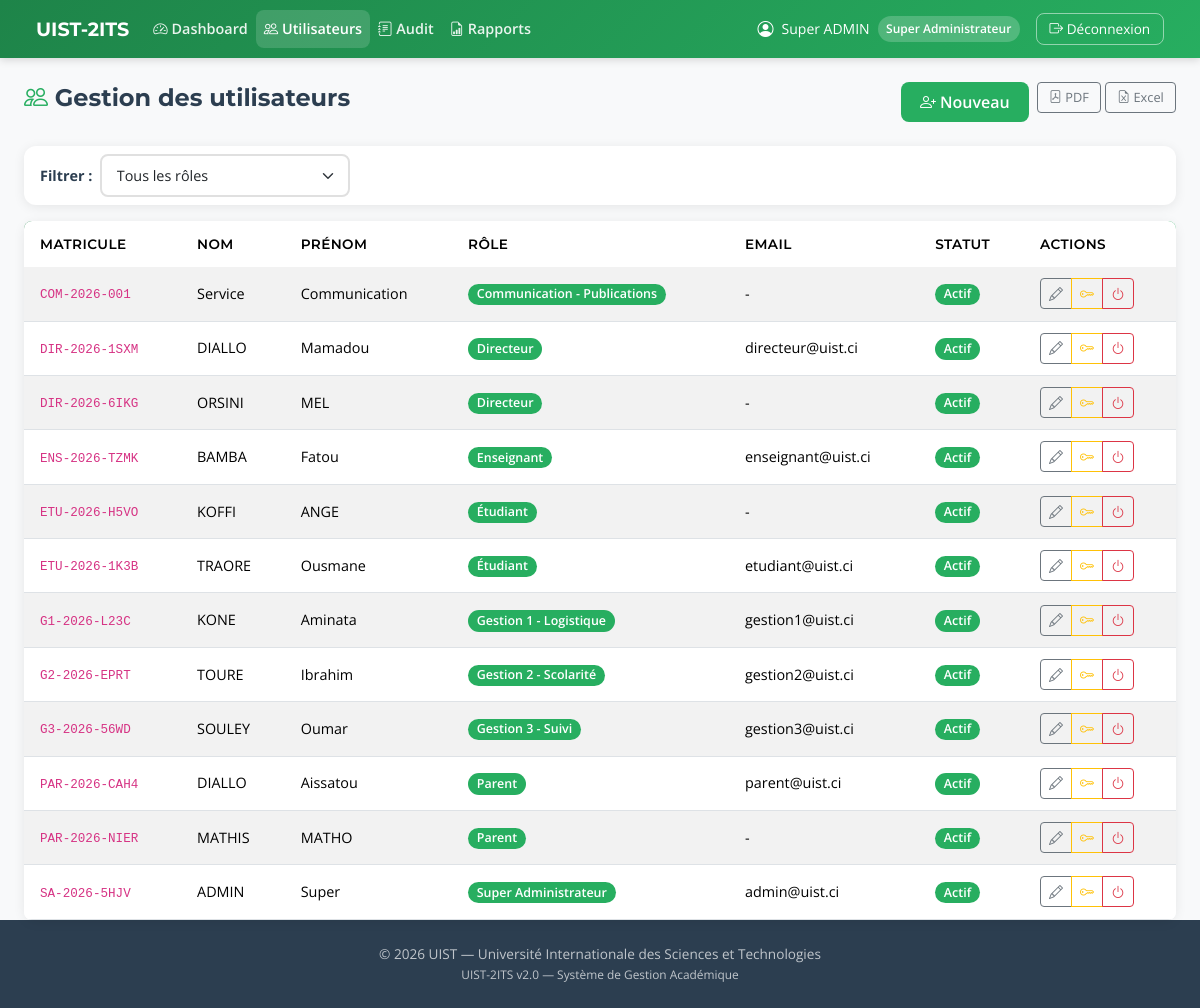
/super-admin/utilisateurs/ (signed in), run on the app's committed database.
### accounts/models.py (models this page shows, shortened)
class Utilisateur(AbstractUser):
    ROLE_CHOICES = [
        ("SUPER_ADMIN", "Super Administrateur"),
        ("DIRECTEUR", "Directeur"),
        ("GESTION_1", "Gestion 1 - Logistique"),
        ("GESTION_2", "Gestion 2 - Scolarité"),
        ("GESTION_3", "Gestion 3 - Suivi"),
        ("COMMUNICATION", "Communication - Publications"),
        ("ENSEIGNANT", "Enseignant"),
        ("ETUDIANT", "Étudiant"),
        ("PARENT", "Parent"),
    ]
    matricule = models.CharField(max_length=30, unique=True, db_index=True)
    nom = models.CharField("Nom de famille", max_length=100, default="")
    prenom = models.CharField("Prénom", max_length=100, default="")
    role = models.CharField(max_length=20, choices=ROLE_CHOICES, db_index=True)
    est_actif = models.BooleanField(default=True)
    date_creation = models.DateTimeField(auto_now_add=True)
    derniere_connexion = models.DateTimeField(null=True, blank=True)
    USERNAME_FIELD = "matricule"
    REQUIRED_FIELDS = ["nom", "prenom", "role"]
    class Meta:
        db_table = "utilisateurs"
        verbose_name = "Utilisateur"
        verbose_name_plural = "Utilisateurs"
        ordering = ["nom", "prenom"]
    @property
    def nom_complet(self):
        return f"{self.prenom} {self.nom}"

### super_admin/views.py (the view, shortened to what this page needs)
# urls.py: path("utilisateurs/", views.liste_utilisateurs, name="utilisateurs"),
@login_required
@role_requis("SUPER_ADMIN")
def liste_utilisateurs(request):
    role_filtre = request.GET.get("role", "")
    query = Utilisateur.objects.all()
    if role_filtre:
        query = query.filter(role=role_filtre)
    format_export = request.GET.get("export", "")
    roles = Utilisateur.ROLE_CHOICES
    return render(request, "super_admin/utilisateurs.html", {
        "utilisateurs": query.order_by("role", "nom"),
        "roles": roles,
        "role_filtre": role_filtre,
    })

### templates/super_admin/utilisateurs.html (shortened to what this page needs)
{% extends "base.html" %}
{% block nav_links %}
<li class="nav-item"><a class="nav-link" href="{% url 'super_admin:dashboard' %}"><i class="bi bi-speedometer2"></i> Dashboard</a></li>
<li class="nav-item"><a class="nav-link active" href="{% url 'super_admin:utilisateurs' %}"><i class="bi bi-people"></i> Utilisateurs</a></li>
<li class="nav-item"><a class="nav-link" href="{% url 'super_admin:audit' %}"><i class="bi bi-journal-text"></i> Audit</a></li>
<li class="nav-item"><a class="nav-link" href="{% url 'super_admin:rapports' %}"><i class="bi bi-file-earmark-bar-graph"></i> Rapports</a></li>
{% endblock %}
{% block content %}
<div class="d-flex justify-content-between align-items-center mb-4">
    <h4><i class="bi bi-people text-vert"></i> Gestion des utilisateurs</h4>
    <div class="d-flex gap-2">
        <a href="{% url 'super_admin:nouvel_utilisateur' %}" class="btn btn-vert"><i class="bi bi-person-plus"></i> Nouveau</a>
        <div class="export-btns">
            <a href="?role={{ role_filtre }}&export=pdf" class="btn btn-outline-secondary btn-sm"><i class="bi bi-file-pdf"></i> PDF</a>
            <a href="?role={{ role_filtre }}&export=excel" class="btn btn-outline-secondary btn-sm"><i class="bi bi-file-earmark-excel"></i> Excel</a>
        </div>
    </div>
</div>
<div class="card mb-3">
    <div class="card-body py-2">
        <form method="GET" class="d-flex gap-2 align-items-center">
            <label class="form-label mb-0 fw-bold small">Filtrer :</label>
            <select name="role" class="form-select form-select-sm" style="max-width:250px;" onchange="this.form.submit()">
                <option value="">Tous les rôles</option>
            </select>
        </form>
    </div>
</div>
<div class="card">
    <div class="card-body p-0">
        <table class="table table-striped mb-0">
            <thead><tr><th>Matricule</th><th>Nom</th><th>Prénom</th><th>Rôle</th><th>Email</th><th>Statut</th><th>Actions</th></tr></thead>
            <tbody>
                {% for u in utilisateurs %}
                <tr>
                    <td><code>{{ u.matricule }}</code></td>
                    <td>{{ u.nom }}</td>
                    <td>{{ u.prenom }}</td>
                    <td><span class="badge badge-vert">{{ u.get_role_display }}</span></td>
                    <td>{{ u.email|default:"-" }}</td>
                    <td>
                        {% if u.est_actif %}<span class="badge badge-vert">Actif</span>{% else %}<span class="badge badge-danger">Inactif</span>{% endif %}
                    </td>
                    <td>
                        <div class="btn-group btn-group-sm">
                            <a href="{% url 'super_admin:modifier_utilisateur' u.pk %}" class="btn btn-outline-secondary" title="Modifier"><i class="bi bi-pencil"></i></a>
                            <a href="{% url 'super_admin:reinitialiser_mdp' u.pk %}" class="btn btn-outline-warning" title="Réinitialiser MDP" onclick="return confirm('Réinitialiser le mot de passe ?')"><i class="bi bi-key"></i></a>
                            <a href="{% url 'super_admin:desactiver_utilisateur' u.pk %}" class="btn btn-outline-danger" title="{% if u.est_actif %}Désactiver{% else %}Réactiver{% endif %}"><i class="bi bi-power"></i></a>
                        </div>
                    </td>
                </tr>
                {% empty %}
                <tr><td colspan="7" class="text-center text-muted py-3">Aucun utilisateur trouvé</td></tr>
                {% endfor %}
            </tbody>
        </table>
    </div>
</div>
{% endblock %}

### templates/base.html (shortened to what this page needs)
{% load static %}
<!DOCTYPE html>
<html lang="fr">
<head>
    <link href="https://cdn.jsdelivr.net/npm/bootstrap@5.3.2/dist/css/bootstrap.min.css" rel="stylesheet">
    <link rel="stylesheet" href="https://cdn.jsdelivr.net/npm/bootstrap-icons@1.11.1/font/bootstrap-icons.css">
    <link rel="stylesheet" href="{% static 'css/style.css' %}">
</head>
<body>
    {% if user.is_authenticated %}
    <nav class="navbar navbar-expand-lg navbar-dark navbar-uist">
        <div class="container-fluid">
            <a class="navbar-brand d-flex align-items-center" href="/">
                <span>UIST-2ITS</span>
            </a>
            <div class="collapse navbar-collapse" id="navMain">
                <ul class="navbar-nav me-auto">
                    {% block nav_links %}{% endblock %}
                </ul>
                <div class="d-flex align-items-center gap-2">
                    <i class="bi bi-person-circle text-white"></i>
                    <span class="text-white small">{{ user.nom_complet }}</span>
                    <span class="badge-role">{{ user.get_role_display }}</span>
                    <a href="{% url 'accounts:logout' %}" class="btn-deconnexion ms-2">
                        <i class="bi bi-box-arrow-right"></i> Déconnexion
                    </a>
                </div>
            </div>
        </div>
    </nav>
    {% endif %}
    <main class="{% if user.is_authenticated %}container-fluid mt-4 px-4{% endif %}">
        {% block content %}{% endblock %}
    </main>
    <footer class="footer-uist text-center">
        <p class="mb-0">&copy; 2026 UIST — Université Internationale des Sciences et Technologies</p>
        <small>UIST-2ITS v2.0 — Système de Gestion Académique</small>
    </footer>
</body>
</html>

### static/css/style.css (style rules this page uses)
:root { --vert-primaire: #27AE60; --vert-fonce: #1E8449; --vert-clair: #E8F5E9; --vert-accent: #2ECC71; --texte-fonce: #2C3E50; --texte-secondaire: #7F8C8D; --blanc: #FFFFFF; --bg-clair: #F8F9FA; --bg-section: #F1F8E9; --succes: #27AE60; --danger: #E74C3C; --warning: #F39C12; --info: #3498DB; --border: #E0E0E0; --shadow: 0 2px 12px rgba(0, 0, 0, 0.08); --shadow-hover: 0 8px 24px rgba(0, 0, 0, 0.12); --radius: 0.75rem; --radius-sm: 0.5rem; --font-titres: 'Montserrat', sans-serif; --font-corps: 'Open Sans', sans-serif; }
*, *::before, *::after { box-sizing: border-box; }
body { font-family: var(--font-corps); color: var(--texte-fonce); background: var(--bg-clair); min-height: 100vh; display: flex; flex-direction: column; margin: 0; }
main { flex: 1; }
h1, h2, h3, h4, h5, h6 { font-family: var(--font-titres); font-weight: 700; color: var(--texte-fonce); }
a { color: var(--vert-primaire); text-decoration: none; }
.navbar-uist { background: linear-gradient(135deg, var(--vert-fonce) 0%, var(--vert-primaire) 100%); padding: 0.6rem 1.5rem; box-shadow: 0 2px 8px rgba(0, 0, 0, 0.15); }
.navbar-uist .navbar-brand { font-family: var(--font-titres); font-weight: 700; color: var(--blanc) !important; font-size: 1.2rem; }
.navbar-uist .nav-link { color: rgba(255, 255, 255, 0.9) !important; font-weight: 600; padding: 0.5rem 0.8rem; border-radius: var(--radius-sm); transition: all 0.2s; font-size: 0.9rem; }
.navbar-uist .nav-link:hover, .navbar-uist .nav-link.active { color: var(--blanc) !important; background: rgba(255, 255, 255, 0.15); }
.navbar-uist .badge-role { background: rgba(255, 255, 255, 0.2); color: var(--blanc); padding: 0.3em 0.7em; border-radius: 1rem; font-size: 0.75rem; font-weight: 600; }
.navbar-uist .btn-deconnexion { border: 1px solid rgba(255, 255, 255, 0.5); color: var(--blanc); padding: 0.3rem 0.8rem; border-radius: var(--radius-sm); font-size: 0.85rem; transition: all 0.2s; }
.btn-vert { background: var(--vert-primaire); border: none; color: var(--blanc); font-weight: 600; padding: 0.5rem 1.2rem; border-radius: var(--radius-sm); transition: all 0.2s; }
.card { border: none; border-radius: var(--radius); box-shadow: var(--shadow); transition: transform 0.2s, box-shadow 0.2s; background: var(--blanc); }
.table { background: var(--blanc); border-radius: var(--radius-sm); overflow: hidden; }
.table thead { background: linear-gradient(135deg, var(--vert-fonce), var(--vert-primaire)); color: var(--blanc); }
.table thead th { font-family: var(--font-titres); font-weight: 600; border: none; padding: 0.8rem 1rem; font-size: 0.85rem; text-transform: uppercase; letter-spacing: 0.03em; }
.table tbody tr { transition: background 0.15s; }
.table-striped tbody tr:nth-of-type(odd) { background: rgba(39, 174, 96, 0.03); }
.table tbody td { padding: 0.7rem 1rem; vertical-align: middle; font-size: 0.9rem; }
.form-label { font-weight: 600; color: var(--texte-fonce); margin-bottom: 0.3rem; font-size: 0.9rem; }
.form-control, .form-select { border-radius: var(--radius-sm); border: 2px solid var(--border); padding: 0.55rem 0.9rem; transition: border-color 0.2s, box-shadow 0.2s; font-size: 0.9rem; }
.badge { padding: 0.35em 0.7em; font-weight: 600; border-radius: 1rem; font-size: 0.78rem; }
.badge-vert { background: var(--vert-primaire); color: var(--blanc); }
.footer-uist { background: var(--texte-fonce); color: rgba(255, 255, 255, 0.7); padding: 1.5rem 0; margin-top: auto; font-size: 0.85rem; }
.text-vert { color: var(--vert-primaire) !important; }
.export-btns .btn { font-size: 0.8rem; padding: 0.3rem 0.7rem; }

### data on the page
Utilisateur: nom_complet "Super ADMIN", role "Super Administrateur", matricule "SA-2026-5HJV", nom "ADMIN", prenom "Super", email "admin@uist.ci", est_actif "Actif"
Utilisateur: matricule "COM-2026-001", nom "Service", prenom "Communication", role "Communication - Publications", email "-", est_actif "Actif"
Utilisateur: matricule "DIR-2026-1SXM", nom "DIALLO", prenom "Mamadou", role "Directeur", email "directeur@uist.ci", est_actif "Actif"
Utilisateur: matricule "DIR-2026-6IKG", nom "ORSINI", prenom "MEL", role "Directeur", email "-", est_actif "Actif"
Utilisateur: matricule "ENS-2026-TZMK", nom "BAMBA", prenom "Fatou", role "Enseignant", email "enseignant@uist.ci", est_actif "Actif"
Utilisateur: matricule "ETU-2026-H5VO", nom "KOFFI", prenom "ANGE", role "Étudiant", email "-", est_actif "Actif"
Utilisateur: matricule "ETU-2026-1K3B", nom "TRAORE", prenom "Ousmane", role "Étudiant", email "etudiant@uist.ci", est_actif "Actif"
Utilisateur: matricule "G1-2026-L23C", nom "KONE", prenom "Aminata", role "Gestion 1 - Logistique", email "gestion1@uist.ci", est_actif "Actif"
Utilisateur: matricule "G2-2026-EPRT", nom "TOURE", prenom "Ibrahim", role "Gestion 2 - Scolarité", email "gestion2@uist.ci", est_actif "Actif"
Utilisateur: matricule "G3-2026-56WD", nom "SOULEY", prenom "Oumar", role "Gestion 3 - Suivi", email "gestion3@uist.ci", est_actif "Actif"
Utilisateur: matricule "PAR-2026-CAH4", nom "DIALLO", prenom "Aissatou", role "Parent", email "parent@uist.ci", est_actif "Actif"
Utilisateur: matricule "PAR-2026-NIER", nom "MATHIS", prenom "MATHO", role "Parent", email "-", est_actif "Actif"
